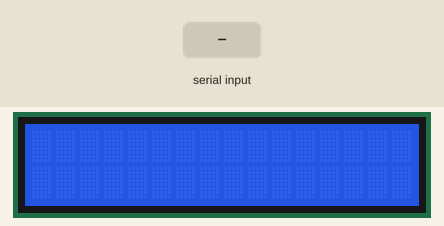
Simulated run of this sketch. Board: Arduino Uno, built with avr-gcc and run on an emulated ATmega328P. Shown: 16×2 character LCD. Inputs (shaded band) come from the test bench. What the sketch prints to the serial monitor is not drawn.

Above: at 1.2 s.
1.3 s: "1\n" received over Serial
At 3.4 s:
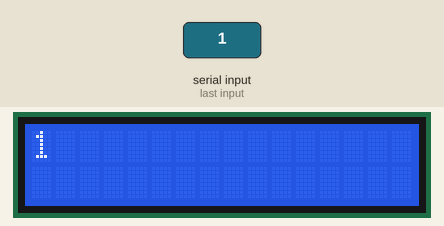
3.8 s: "0\n" received over Serial
At 5.2 s:
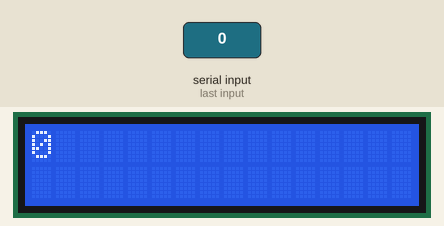
6.3 s: "2\n" received over Serial
At 8.4 s:
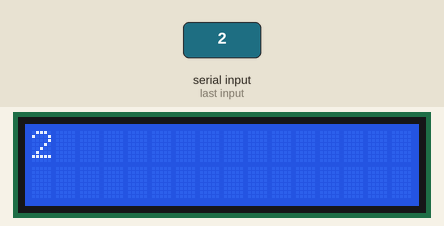
Timing chart, 0 to 9.9 s (numbered marks = the images above; inputs shaded):
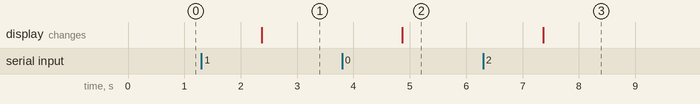

Measured:
- after the input at 1.3 s, the display: changes after 1.1 s (image 1)
- after the input at 3.8 s, the display: changes after 1.1 s (image 2)
- after the input at 6.3 s, the display: changes after 1.1 s (image 3)

The sketch:

LCD_TEST_I2C.ino
```cpp
#include "LiquidCrystal_I2C.h"

#include  "Wire.h"

//initialize the liquid crystal library
//the first parameter is  the I2C address
//the second parameter is how many rows are on your screen
//the  third parameter is how many columns are on your screen
LiquidCrystal_I2C lcd(0x27,  16, 2);

void setup() {

  //initialize lcd screen
  Serial.begin(9600);
  lcd.init();
  // turn on the backlight
  lcd.backlight();

}


void loop() {
  if (Serial.available() > 0) {
    String data = Serial.readStringUntil("\n");
    Serial.print("You sent me: ");
    Serial.print(data);
    lcd.init();
    lcd.backlight();
    lcd.setCursor(0, 0);
    lcd.print(data);
  }
}
```
